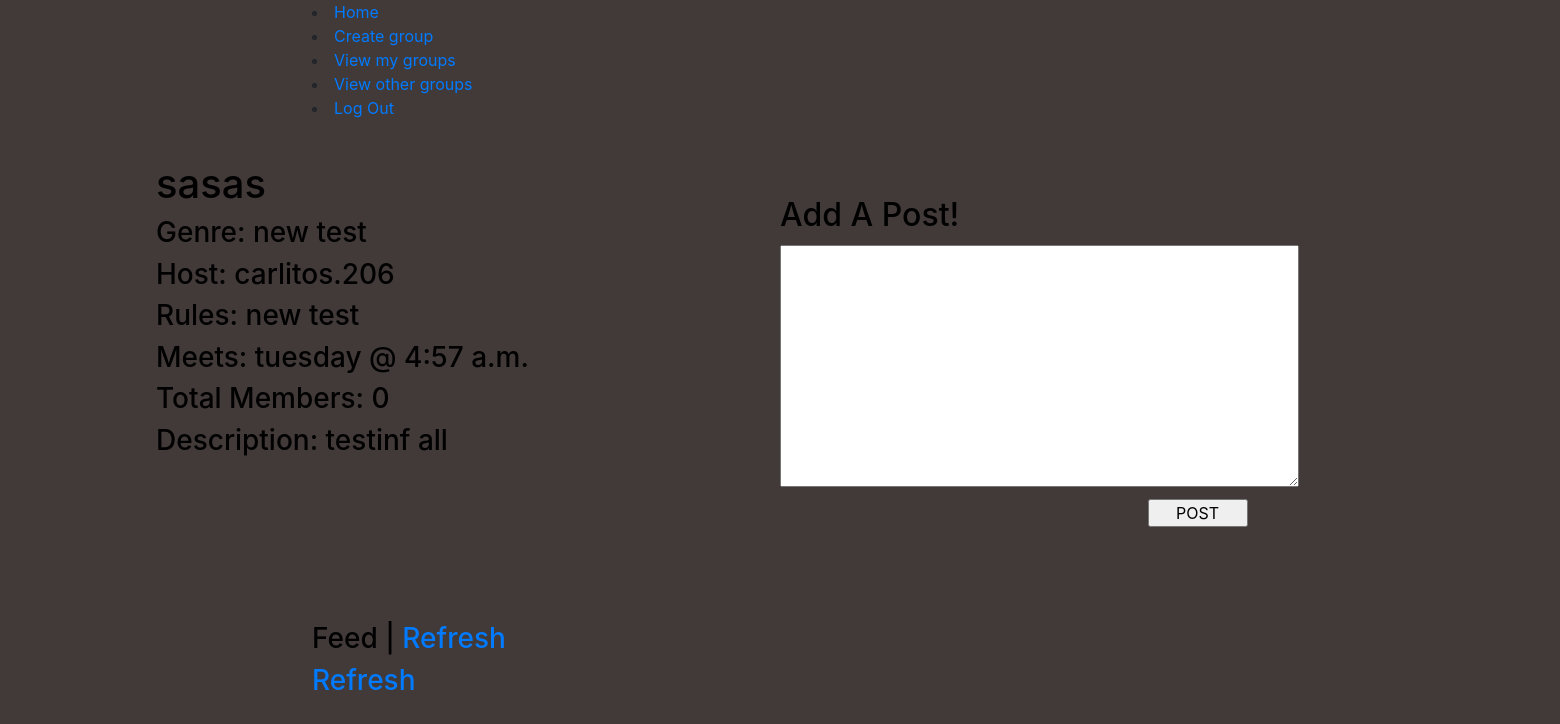
/group_chat/2 (signed in), run on an earlier commit of the app's database.
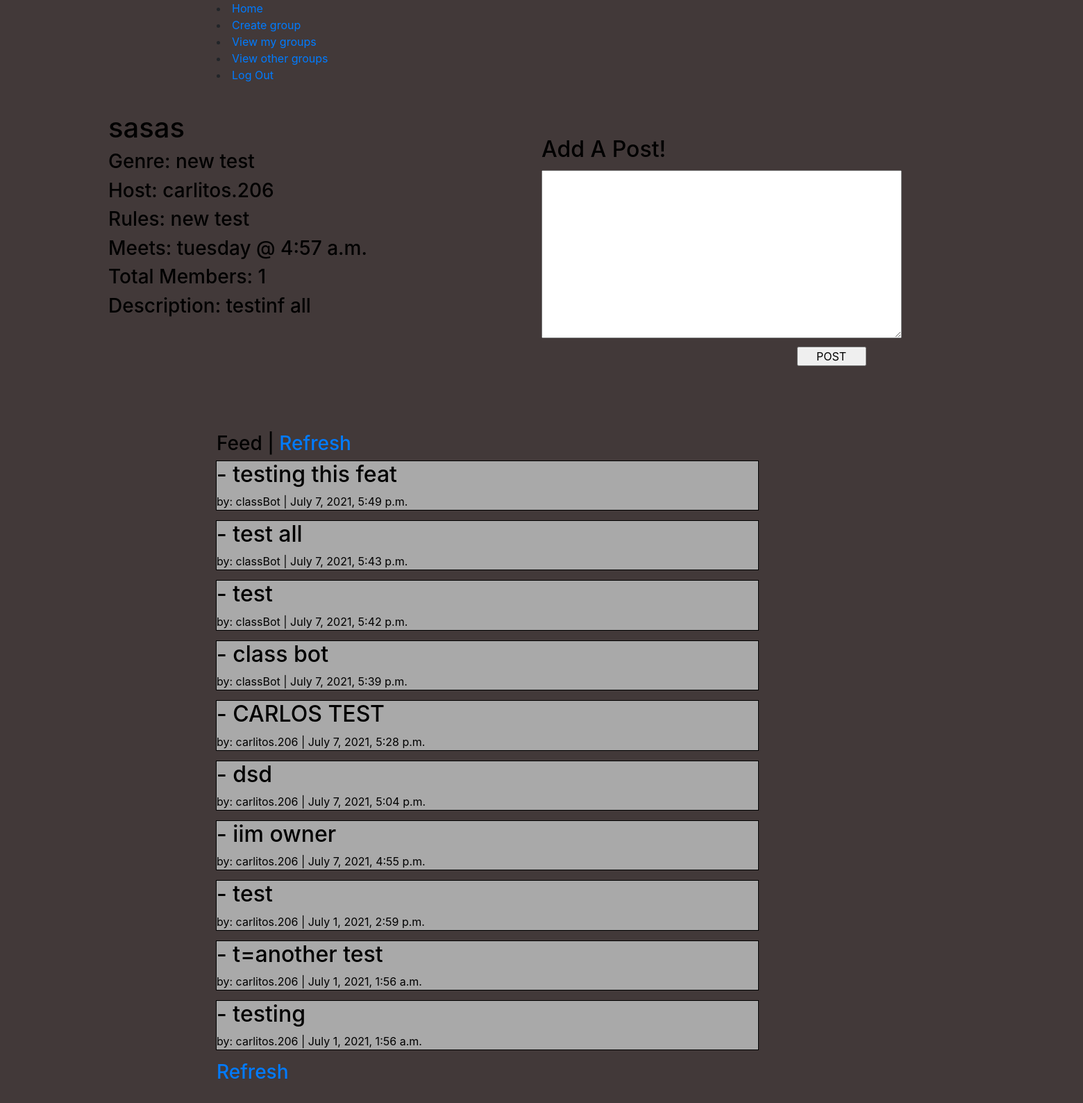
And on a later commit of the database.
### musicAPP/models.py (models this page shows)
class Group(models.Model):
    name = models.CharField(max_length=255)
    genre = models.CharField(max_length=255)
    desc = models.TextField()
    rules = models.TextField()
    owner = models.ForeignKey(Users, related_name = 'group_leader', on_delete=models.CASCADE)
    joined = models.ManyToManyField(Users, related_name='members')
    day = models.CharField(max_length=255)
    time=models.TimeField()
    created_at = models.DateTimeField(auto_now_add=True)
    updated_at = models.DateTimeField(auto_now=True)
    objects = GroupManager()

class Users(models.Model):
    first_name=models.CharField(max_length=255)
    last_name=models.CharField(max_length=255)
    email=models.CharField(max_length=255)
    gender=models.CharField(max_length=255)
    username=models.CharField(max_length=255)
    password=models.CharField(max_length=255)
    profile_pic=models.FileField()
    created_at=models.DateTimeField(auto_now_add=True)
    updated_at=models.DateTimeField(auto_now=True)
    objects=UserManager()

class Wall_Message(models.Model):
    message = models.CharField(max_length=255)
    poster = models.ForeignKey(Users, related_name='user_messages', on_delete=models.CASCADE)
    group = models.ForeignKey(Group, related_name='group_messages', on_delete=models.CASCADE)
    created_at=models.DateTimeField(auto_now_add=True)
    updated_at=models.DateTimeField(auto_now=True)
    objects= WallManager()

### musicAPP/views.py (the view)
# urls.py: path('group_chat/<int:group_id>', views.group_chat),
def group_chat(request, group_id):
    if 'user_id' in request.session:
        this_member=request.session['user_id']
        if Group.objects.filter(id=group_id, owner=this_member) or  Group.objects.filter(id=group_id, joined=this_member):
            a_group = Group.objects.get(id=group_id)
            group_messages = Wall_Message.objects.filter(group_id = group_id)
            context = {
                'group':a_group,
                'group_messages': group_messages.order_by('-created_at')
            }
            return render(request, 'group_chat.html', context)
        else:
            messages.error(request, "Need to be member to interact")
            return redirect('/dashboard')
    else:
        return redirect("/")

### musicAPP/templates/group_chat.html (shortened to what this page needs)
<!DOCTYPE html>
<html lang="en">
<head>
    <link rel="stylesheet" href="https://cdn.jsdelivr.net/npm/bootstrap@4.6.0/dist/css/bootstrap.min.css">
    {% load static %}
    <link rel="stylesheet" href="{% static 'css/group_chat.css' %}">
    <link rel="stylesheet" href="https://unpkg.com/purecss@2.0.6/build/pure-min.css">
    <link href="https://stackpath.bootstrapcdn.com/bootstrap/4.5.0/css/bootstrap.min.css" rel="stylesheet">
</head>
<body id="wrapper">
    <div  id="skip-mobile" class="pure-menu pure-menu-horizontal pure-menu-scrollable" id="main_table">
        <div class="pure-menu-list">
            <li class="pure-menu-item">
                <a href="/dashboard" class="pure-menu-link">Home</a>
            </li>
            <li class="pure-menu-item">
                <a href="/new" class="pure-menu-link">Create group</a>
            </li>
            <li class="pure-menu-item">
                <a href="/myGroups" class="pure-menu-link">View my groups</a>
            </li>
            <li class="pure-menu-item">
                <a href="/allGroups" class="pure-menu-link">View other groups</a>
            </li>
            <li class="pure-menu-item">
                <a href="/logout" class="pure-menu-link">Log Out</a>
            </li>
        </div>
    </div>
    <div class="group-box">
        <h1>{{group.name}}</h1>
        <h3>Genre:  {{group.genre}}</h3>
        <h3>Host: {{group.owner.username}}</h3>
        <h3>Rules: {{group.rules}}</h3>
        <h3>Meets: {{group.day}} @ {{group.time}}</h3>
        <h3>Total Members: {{group.joined.all.count}}</h3>
        <h3>Description: {{group.desc}}</h3>
    </div>
    <div class="post-box">
        <h2>Add A Post!</h2>
        <div>
            <form action="/process_message/{{ group.id }}" method=POST>
                    <textarea name="message" id="mess" cols="49" rows="10"></textarea>
                    <input type="submit" id="post-btn"value='POST'>
            </form>
        </div>
    </div>
    <div class="feed">
        <h3 id="feed-title">Feed | <a class="a-tags" href="/group_chat/{{group.id}}">Refresh</a></h3>
        <div id="dm">
            {% for post in group_messages %}
                <div class="post_data">
                    <h2>- {{post.message}}</h2>
                    <p>by: {{post.poster.username}} | {{post.created_at}}</p>
                </div>
            {% endfor %}
        </div>
        <h3><a class="a-tags" href="/group_chat/{{group.id}}">Refresh</a></h3>
    </div>
</body>
</html>

### musicAPP/static/css/group_chat.css (style rules this page uses)
* { padding: 0px; margin: 0px; }
body { max-width: 1920px; margin: 0 auto; background-color: pink; position: relative; }
@media only screen and (min-width:481px) { #wrapper { z-index: -1; background-color: rgb(66, 57, 57); } }
@media only screen and (min-width:481px) { #skip-mobile { display: none; } }
@media only screen and (min-width:481px) { .group-box { color: black; position: relative; top: 70px; z-index: -1; left: 3%; } }
@media only screen and (min-width:481px) { .post-box { color: black; position: relative; left: 3%; top: 70px; } }
@media only screen and (min-width:481px) { #mess { position: relative; top: 3px; } }
@media only screen and (min-width:481px) { #post-btn { position: relative; left: 10%; width: 100px; } }
@media only screen and (min-width:481px) { .feed { color: black; position: relative; top: 65px; left: 3%; z-index: -1; } }
@media only screen and (min-width:481px) { .post_data { background-color: darkgray; color: black; outline: black 1px solid; width: 95%; } }
@media only screen and (min-width:1024px) { #wrapper { z-index: -1; background-color: rgb(66, 57, 57); } }
@media only screen and (min-width:1024px) { #skip-mobile { display: block; position: relative; left: 20%; } }
@media only screen and (min-width:1024px) { .group-box { position: relative; top: 40px; left: 10%; } }
@media only screen and (min-width:1024px) { .post-box { position: relative; left: 50%; top: -230px; } }
@media only screen and (min-width:1024px) { #mess { position: relative; top: 3px; } }
@media only screen and (min-width:1024px) { #post-btn { position: relative; width: 100px; top: 35px; left: -10%; } }
@media only screen and (min-width:1024px) { .feed { position: relative; left: 20%; top: -100px; } }
@media only screen and (min-width:1024px) { .post_data { outline: black 1px solid; width: 50%; } }
@media only screen and (min-width:1024px) { .a-tags { position: relative; } }

What changed in the data, as far as the page shows it:
computed for Group "sasas": joined.all.count "0" → "1"
added Wall_Message: message "testing this feat", poster.username "classBot", created_at "July 7, 2021, 5:49 p.m."
added Wall_Message: message "test all", poster.username "classBot", created_at "July 7, 2021, 5:43 p.m."
added Wall_Message: message "test", poster.username "classBot", created_at "July 7, 2021, 5:42 p.m."
added Wall_Message: message "class bot", poster.username "classBot", created_at "July 7, 2021, 5:39 p.m."
added Wall_Message: message "CARLOS TEST", poster.username "carlitos.206", created_at "July 7, 2021, 5:28 p.m."
added Wall_Message: message "dsd", poster.username "carlitos.206", created_at "July 7, 2021, 5:04 p.m."
added Wall_Message: message "iim owner", poster.username "carlitos.206", created_at "July 7, 2021, 4:55 p.m."
added Wall_Message: message "test", poster.username "carlitos.206", created_at "July 1, 2021, 2:59 p.m."
added Wall_Message: message "t=another test", poster.username "carlitos.206", created_at "July 1, 2021, 1:56 a.m."
added Wall_Message: message "testing", poster.username "carlitos.206", created_at "July 1, 2021, 1:56 a.m."
